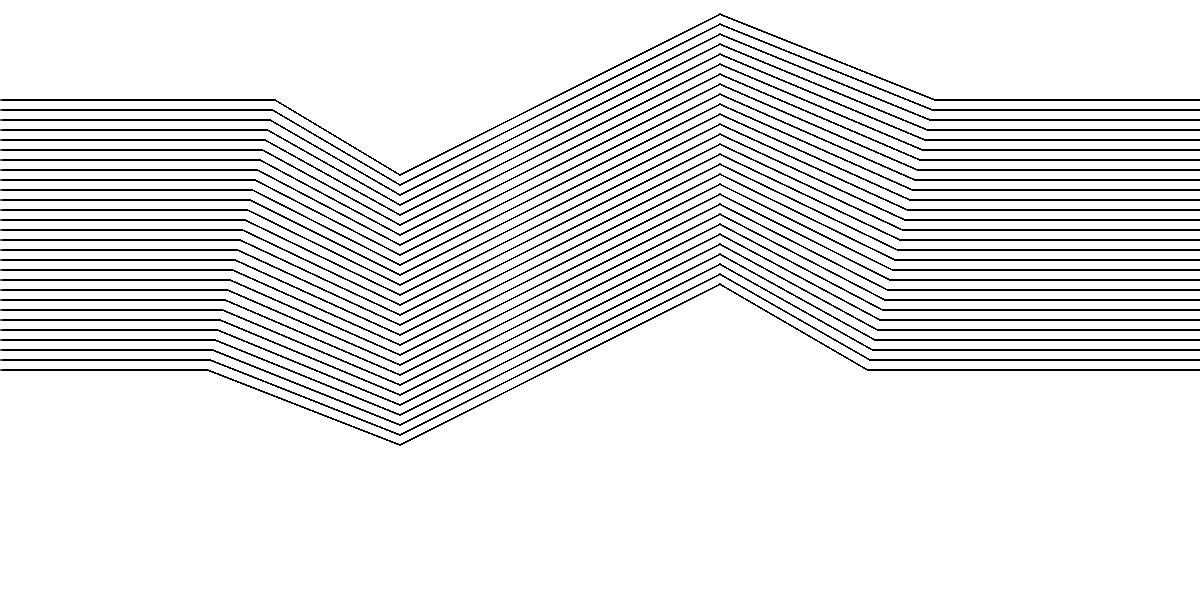
Frame 1 (no input)
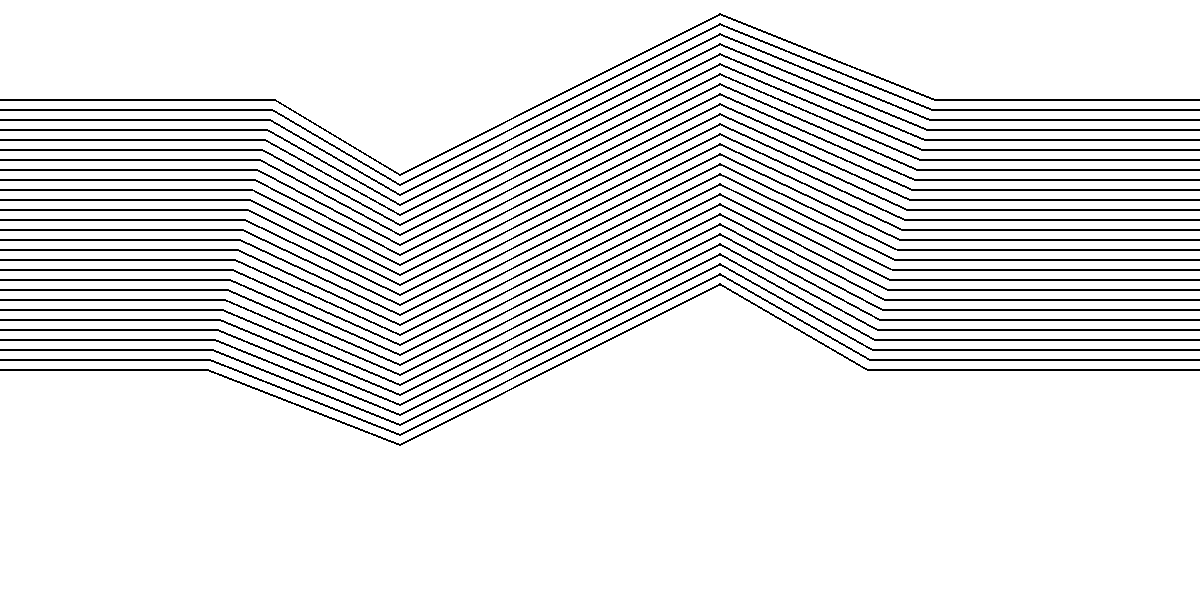
Frame 60 (no input)
Frame 120 (the mouse pressed at the canvas centre since frame 60): identical to frame 60, image omitted

The p5.js sketch that drew these frames (run headless with seeded random() and noise() and a simulated clock; from frame 60 on, the mouse is pressed at the canvas centre):

// p5.js sketch
// ── sketch.js
var offset = 2.5;
var spacing = 10;

function setup(){
  createCanvas(1200,600);
}

function draw(){
  for (var i = 0; i < 10; i+=1) {
  	for (var j = 10; j < 38; j+=1){
      line(i, j*spacing, width/4-offset*j, j*spacing);
      line(width/4-offset*j, j*spacing, width/3, height/8 + j*spacing);
      line(width/3, height/8 + j*spacing, width*3/5, j*spacing - height/7);
      line(width*3/5, j*spacing - height/7, width*4/5-offset*j, j*spacing);
      line(width*4/5-offset*j, j*spacing, width, j*spacing);
  	}
  }
}
